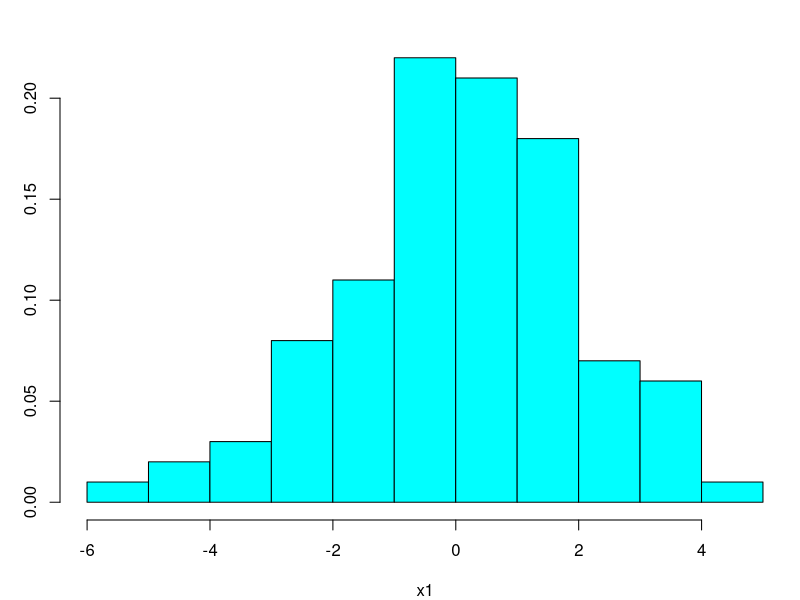
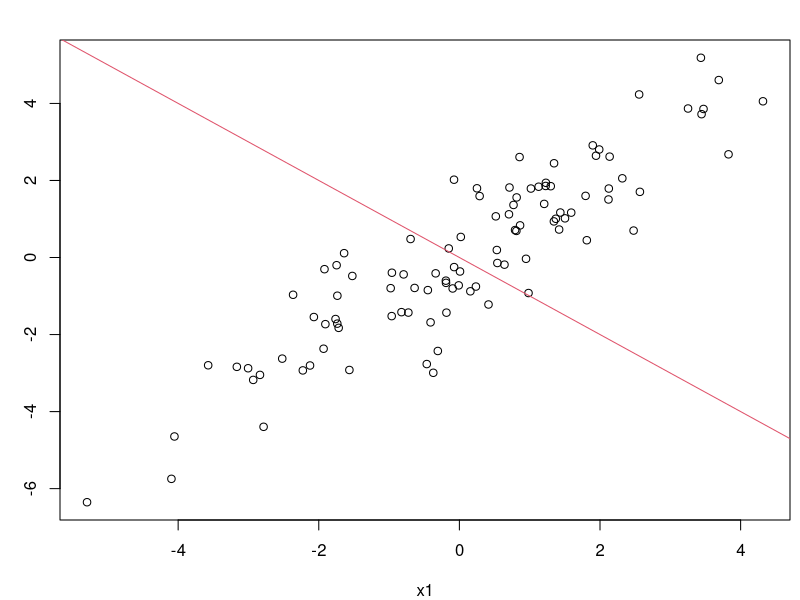

Reproduce these figures in R, in order.
## R_Demo_Simulation_Learning_Estimate_Mean.R
##########################################################################
## INSTRUCTOR: Christopher Fariss
## COURSE NAME: Programming and Simulation Methods for Computational Social Science (2W)
## University of Essex Summer School 2024
##
## Date: 2024-07-22
##
## Please e-mail me if you find any errors or have and suggestions (either email is fine)
## e-mail: cjf0006@gmail.com
## e-mail: cjfariss@umich.edu
##
##########################################################################
##
## Two websites that let you guess the correlation coefficient:
## 
## http://guessthecorrelation.com/
## http://istics.net/Correlations/
##
## Check out this additional resources:
## https://tinystats.github.io/teacups-giraffes-and-statistics/04_variance.html
## https://tinystats.github.io/teacups-giraffes-and-statistics/05_correlation.html
##
##########################################################################
## Introduction to tutorial:
## For this R tutorial, we will learn:
##
## Variance: a measure of the squared distance from the mean value of a variable to all other values of the variable (strictly positive).
##
## Standard deviation: a measure of the distance from the mean value of a variable to all other values of the variable (strictly positive). This is the square root of the variance measure. 
## 
## Covariance: a measure of the product of the distance from the mean values of two variables from each of the other values of the variable (strictly positive).
##
## Correlation: standardized measure of covariance that ranges between -1 and 1.
##
##
##
##########################################################################

## Use the normal distribution to simulate two variables 
sim_n <- 100
x1 <- rnorm(sim_n, 0, 2)

summary(x1)
#x1

library(MASS)
par(mar=c(4,3,2,.5))
truehist(x1)

error_or_distrurbance_term <- rnorm(sim_n, 0, 1)
x2 <- 0 + 1*x1 + error_or_distrurbance_term

## check the simulation visually
plot(x1, x2)
abline(a=0,b=-1,col=2)

cor(x1,x2)

## calculate the variance and standard deviation of the first variable
var(x1) ## variance 
sqrt(var(x1)) ## standard deviation
sd(x1) ## standard deviation

## calculate the variance and standard deviation of the second variable
var(x2) ## variance
sqrt(var(x2)) ## standard deviation
sd(x2) ## standard deviation

## calculate the relationship between the variance of the two variables (covariance and correlation)
cov(x1, x2) ## covariance
cor(x1, x2) ## correlation


## calculate the distance from the mean
x1_distance <- x1 - mean(x1)
x2_distance <- x2 - mean(x2)

## calculate the squared distance
x1_squared_distance <- x1_distance^2
x2_squared_distance <- x2_distance^2

## summarize the squared distance
summary(x1_squared_distance)
summary(x2_squared_distance)

## calculate the variance of x1
variance_x1 <- sum(x1_squared_distance)/(sim_n - 1)
variance_x1

## calculate the variance of x1
var(x1)

## calculate the variance of x2
variance_x2 <- sum(x2_squared_distance)/(sim_n - 1)
variance_x2

## calculate the variance of x2
var(x2)


## multiply each distance variable, which is called the crossproduct
x1x2_distance_product <- x1_distance * x2_distance

summary(x1x2_distance_product)

covariance_x1x2 <- sum(x1x2_distance_product)/(sim_n - 1)
covariance_x1x2
cov(x1, x2)

## standardize the covariance by dividing by the product of the two standard deviations
covariance_x1x2/(sd(x1)*sd(x2))
cor(x1, x2)


##########################################################################
## the relationship between the simulated correlation estimated by several functions
##########################################################################

## define a function to transform a variable so that it has mean 0 and sd 1
standarize_function <- function(x){
  (x-mean(x))/sd(x)
}

mean(x1)
sd(x1)

mean(standarize_function(x1))
sd(standarize_function(x1))


summary(scale(x1))
summary(standarize_function(x1))

## test that all values returned from the two functions are equal
all(scale(x1)==standarize_function(x1))

## view the variance from the returned values of the two function
var(scale(x1))
var(standarize_function(x1))

## view the covariance of the two variables 
cov(x1,x2)

## view the correlation of the two variables 
cor(x1,x2)

## view the covariance of the standardized values of the two variables 
cov(scale(x1), scale(x2))

## test if the values of the standardized values of the two variables are equal to the correlation of the two variables
cor(x1,x2) == cov(scale(x1), scale(x2))


## use the linear model function lm() to calculate the correlation coefficient 
fit <- lm(x2 ~ x1)
summary(fit)

## print the r-squared value
summary(fit)$r.squared

summary(fit)[[8]]

## calculate the square root of the r-squared value from the bivariate regression which is the correlation coefficient
sqrt(summary(fit)$r.squared)

cor(x1,x2) 

## test if the r-squared value from the bivariate regression which is the correlation coefficient
cor(x1,x2) == sqrt(summary(fit)$r.squared)

## standardize the x2 variable 
fit <- lm(scale(x2) ~ x1)
summary(fit)

## standardize the x2 variable and set the intercept to 0 (i.e., do not estimate the intercept, alpha, or b0)
fit <- lm(scale(x2) ~ -1 + x1)
summary(fit)

## standardize the x2 variable, the x1 variable, and set the intercept to 0
fit <- lm(scale(x2) ~ -1 + scale(x1))
summary(fit)

## notice that the correlation is the same as the regression coefficient from the summary() function above
cor(x1, x2)

## test 
summary(fit)$coefficients[1] == cor(x1, x2)

## the test above is false because of a round error
## use the round function to determine how many digits the test above is TRUE before becoming FALSE

## THIS IS JUST FOR FUN
significant_digit <- 0
test <- TRUE
repeat{
  test <- round(summary(fit)$coefficients[1], significant_digit) == round(cor(x1, x2), significant_digit)
  if(test==FALSE) break
  significant_digit <- significant_digit + 1
}
significant_digit

## double check
round(summary(fit)$coefficients[1], significant_digit-1) == round(cor(x1, x2), significant_digit-1)
round(summary(fit)$coefficients[1], significant_digit) == round(cor(x1, x2), significant_digit)

## so the correlations coefficient from the lm() function compared to the cor() function are equivalent to the 16th significant digit (i.e., 0.0000000000000000).

print(summary(fit)$coefficients[1], significant_digit-1)
print(cor(x1, x2), significant_digit-1)

## the difference between the two values is 0.0000000000000003
print(summary(fit)$coefficients[1], significant_digit)
print(cor(x1, x2), significant_digit)

## we can print out to 22 significant digits in R (note: that this number may be different depending on your computer)
significant_digit+6

print(summary(fit)$coefficients[1], significant_digit+6)
print(cor(x1, x2), significant_digit+6)

